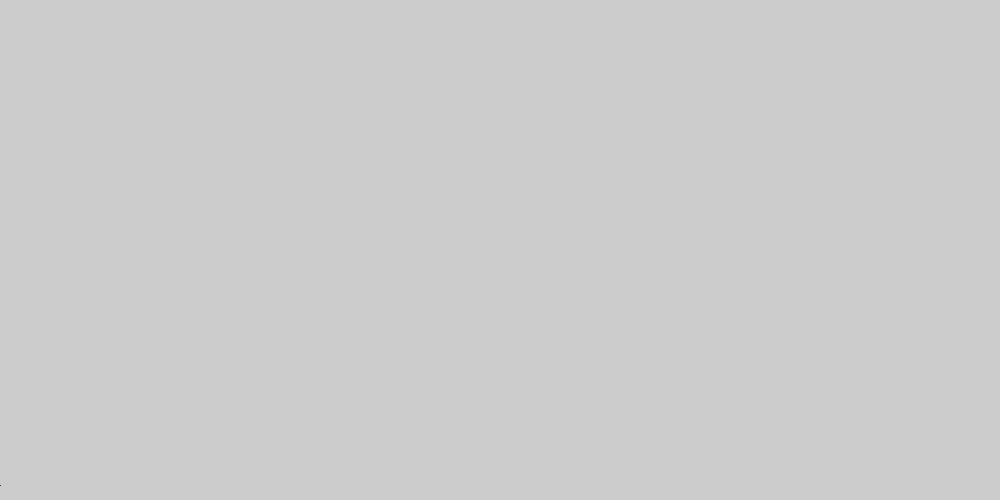
Frame 1 (no input)
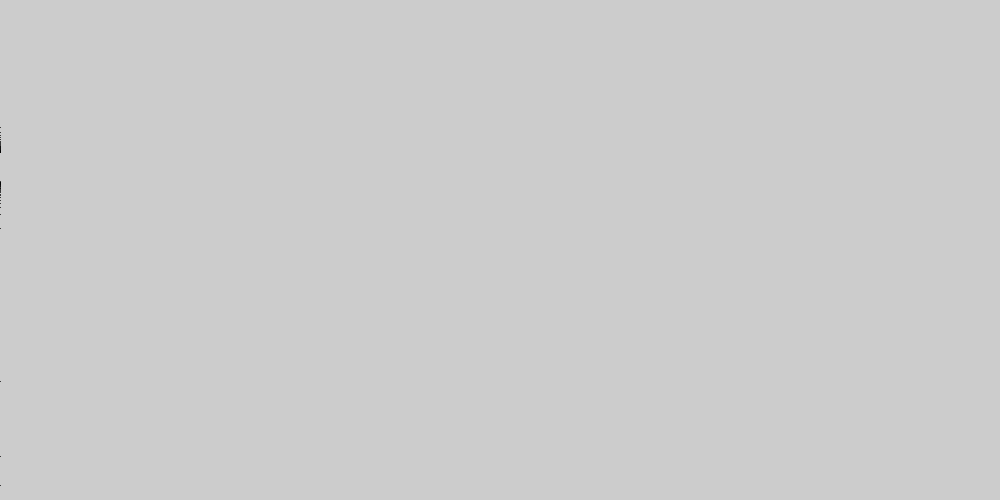
Frame 60 (the mouse pressed at the canvas centre just before this capture)
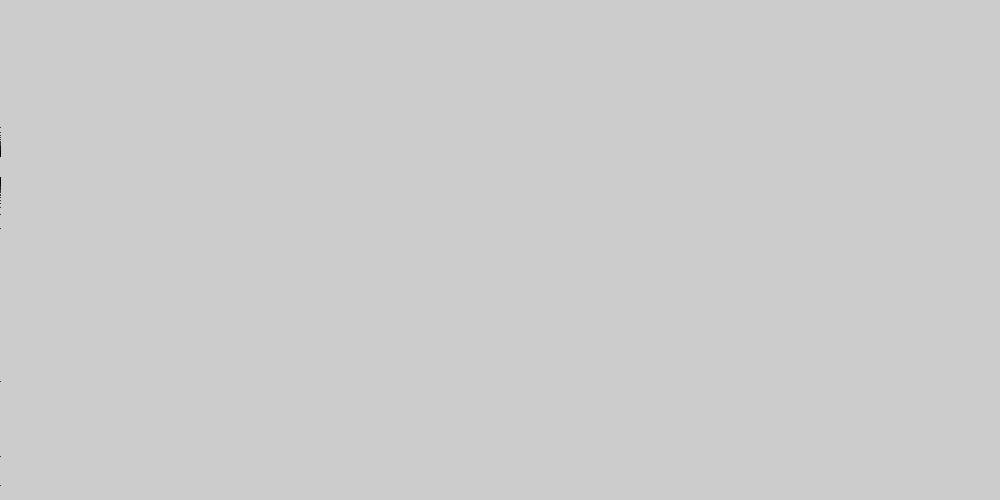
Frame 120 (the mouse held since frame 60 and released just before this capture)

The Processing sketch that drew these frames (run headless with seeded random() and noise(); from frame 60 on, the mouse is pressed at the canvas centre):

// Processing sketch: Feigenbaum1
// ── Feigenbaum1.pde
//Najprostszy (prawie) układ chaotyczny
double R=3.000; //Parametr kontroli
double X=0.99; //Zmienna stanu, stan układu

double uklad(double x) // Xn --> Xn+1
{
  return R*x*(1-x); //implementacja układu
}

void setup()
{
  size(1000,500);
  frameRate(300);
}

float scaleY(double X)
{
  return 500-(float)X*500;
}

int N=0;
int Rozbieg=200;
void draw()
{
 if(N<1000)
 {
    X=uklad(X);

    if(N<Rozbieg)
      point(((float)R-3)*1000,scaleY(X));
      else
      ellipse(((float)R-3)*1000,scaleY(X),3.0,3.0);
    N++;
 }
 else
 {
     stroke(random(255),random(255),random(255));
     R=random(1)+3;X=random(1);
     N=0;
 }
}



/// @date 2026-10-29 ( → https://github.com/borkowsk/bookProcessingEN)
